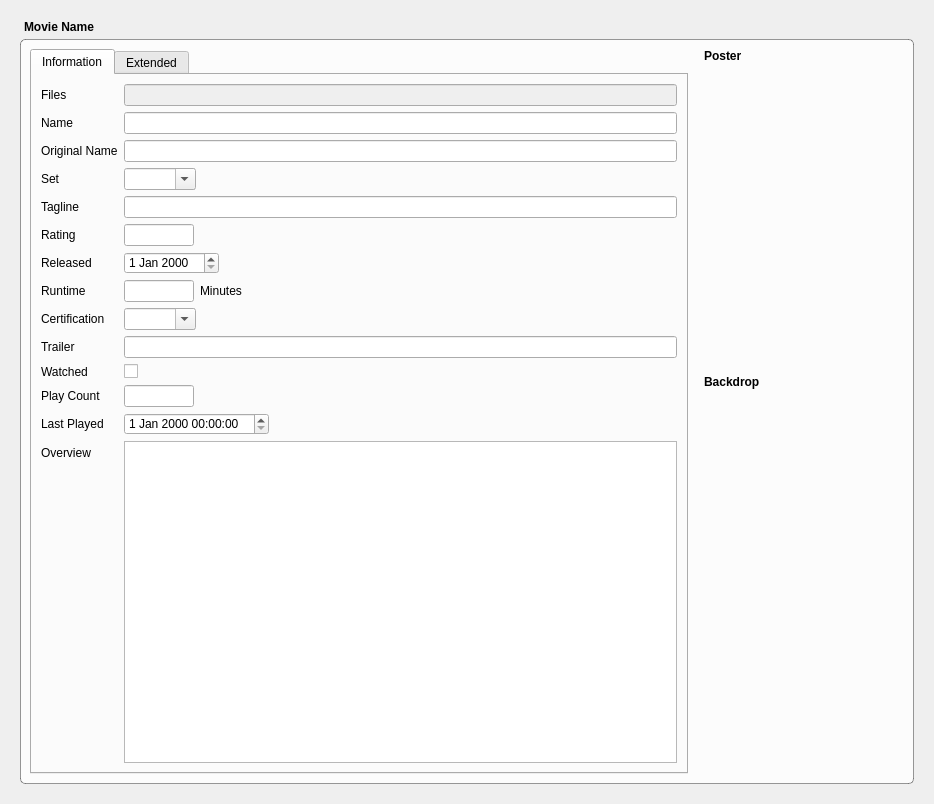
<?xml version="1.0" encoding="UTF-8"?>
<ui version="4.0">
 <class>MovieWidget</class>
 <widget class="QWidget" name="MovieWidget">
  <property name="geometry">
   <rect>
    <x>0</x>
    <y>0</y>
    <width>934</width>
    <height>804</height>
   </rect>
  </property>
  <property name="windowTitle">
   <string>Form</string>
  </property>
  <layout class="QVBoxLayout" name="verticalLayout" stretch="0,1">
   <property name="spacing">
    <number>5</number>
   </property>
   <property name="margin">
    <number>20</number>
   </property>
   <item>
    <widget class="QLabel" name="movieName">
     <property name="font">
      <font>
       <weight>75</weight>
       <bold>true</bold>
      </font>
     </property>
     <property name="text">
      <string>Movie Name</string>
     </property>
     <property name="indent">
      <number>4</number>
     </property>
    </widget>
   </item>
   <item>
    <layout class="QVBoxLayout" name="verticalLayout_5">
     <property name="topMargin">
      <number>0</number>
     </property>
     <item>
      <widget class="MyGroupBox" name="groupBox_3">
       <property name="styleSheet">
        <string notr="true">QGroupBox {
	border: 1px solid rgba(0, 0, 0, 100);
	border-radius: 5px;
	background-color: rgba(255, 255, 255, 200);
}</string>
       </property>
       <property name="title">
        <string/>
       </property>
       <layout class="QHBoxLayout" name="horizontalLayout_2">
        <item>
         <widget class="QTabWidget" name="tabWidget">
          <property name="currentIndex">
           <number>0</number>
          </property>
          <widget class="QWidget" name="tab">
           <attribute name="title">
            <string>Information</string>
           </attribute>
           <layout class="QVBoxLayout" name="verticalLayout_6">
            <item>
             <layout class="QFormLayout" name="formLayout">
              <property name="fieldGrowthPolicy">
               <enum>QFormLayout::ExpandingFieldsGrow</enum>
              </property>
              <property name="rowWrapPolicy">
               <enum>QFormLayout::WrapLongRows</enum>
              </property>
              <item row="0" column="0">
               <widget class="QLabel" name="label">
                <property name="text">
                 <string>Files</string>
                </property>
               </widget>
              </item>
              <item row="0" column="1">
               <widget class="QLineEdit" name="files">
                <property name="enabled">
                 <bool>false</bool>
                </property>
               </widget>
              </item>
              <item row="2" column="0">
               <widget class="QLabel" name="label_2">
                <property name="text">
                 <string>Name</string>
                </property>
               </widget>
              </item>
              <item row="2" column="1">
               <widget class="QLineEdit" name="name"/>
              </item>
              <item row="3" column="0">
               <widget class="QLabel" name="label_3">
                <property name="text">
                 <string>Original Name</string>
                </property>
               </widget>
              </item>
              <item row="3" column="1">
               <widget class="QLineEdit" name="originalName"/>
              </item>
              <item row="4" column="0">
               <widget class="QLabel" name="label_12">
                <property name="text">
                 <string>Set</string>
                </property>
               </widget>
              </item>
              <item row="4" column="1">
               <widget class="QComboBox" name="set">
                <property name="editable">
                 <bool>true</bool>
                </property>
                <property name="sizeAdjustPolicy">
                 <enum>QComboBox::AdjustToContents</enum>
                </property>
               </widget>
              </item>
              <item row="5" column="0">
               <widget class="QLabel" name="label_6">
                <property name="text">
                 <string>Tagline</string>
                </property>
               </widget>
              </item>
              <item row="5" column="1">
               <widget class="QLineEdit" name="tagline"/>
              </item>
              <item row="6" column="0">
               <widget class="QLabel" name="label_4">
                <property name="text">
                 <string>Rating</string>
                </property>
               </widget>
              </item>
              <item row="6" column="1">
               <widget class="QLineEdit" name="rating">
                <property name="maximumSize">
                 <size>
                  <width>70</width>
                  <height>16777215</height>
                 </size>
                </property>
               </widget>
              </item>
              <item row="7" column="0">
               <widget class="QLabel" name="label_5">
                <property name="text">
                 <string>Released</string>
                </property>
               </widget>
              </item>
              <item row="7" column="1">
               <widget class="QDateEdit" name="released"/>
              </item>
              <item row="10" column="0">
               <widget class="QLabel" name="label_8">
                <property name="text">
                 <string>Certification</string>
                </property>
               </widget>
              </item>
              <item row="10" column="1">
               <widget class="QComboBox" name="certification">
                <property name="editable">
                 <bool>true</bool>
                </property>
                <property name="sizeAdjustPolicy">
                 <enum>QComboBox::AdjustToContents</enum>
                </property>
               </widget>
              </item>
              <item row="11" column="0">
               <widget class="QLabel" name="label_9">
                <property name="text">
                 <string>Trailer</string>
                </property>
               </widget>
              </item>
              <item row="11" column="1">
               <widget class="QLineEdit" name="trailer"/>
              </item>
              <item row="13" column="0">
               <widget class="QLabel" name="label_10">
                <property name="text">
                 <string>Play Count</string>
                </property>
               </widget>
              </item>
              <item row="13" column="1">
               <widget class="QLineEdit" name="playcount">
                <property name="maximumSize">
                 <size>
                  <width>70</width>
                  <height>16777215</height>
                 </size>
                </property>
               </widget>
              </item>
              <item row="14" column="0">
               <widget class="QLabel" name="label_11">
                <property name="text">
                 <string>Last Played</string>
                </property>
               </widget>
              </item>
              <item row="14" column="1">
               <widget class="QDateTimeEdit" name="lastPlayed"/>
              </item>
              <item row="15" column="0">
               <widget class="QLabel" name="label_15">
                <property name="text">
                 <string>Overview</string>
                </property>
               </widget>
              </item>
              <item row="15" column="1">
               <widget class="QTextEdit" name="overview"/>
              </item>
              <item row="12" column="0">
               <widget class="QLabel" name="label_20">
                <property name="text">
                 <string>Watched</string>
                </property>
               </widget>
              </item>
              <item row="12" column="1">
               <widget class="QCheckBox" name="watched">
                <property name="text">
                 <string/>
                </property>
               </widget>
              </item>
              <item row="8" column="1">
               <layout class="QHBoxLayout" name="horizontalLayout" stretch="0,1">
                <item>
                 <widget class="QLineEdit" name="runtime">
                  <property name="maximumSize">
                   <size>
                    <width>70</width>
                    <height>16777215</height>
                   </size>
                  </property>
                 </widget>
                </item>
                <item>
                 <widget class="QLabel" name="label_21">
                  <property name="text">
                   <string>Minutes</string>
                  </property>
                 </widget>
                </item>
               </layout>
              </item>
              <item row="8" column="0">
               <widget class="QLabel" name="label_7">
                <property name="text">
                 <string>Runtime</string>
                </property>
               </widget>
              </item>
             </layout>
            </item>
           </layout>
          </widget>
          <widget class="QWidget" name="tab_2">
           <attribute name="title">
            <string>Extended</string>
           </attribute>
           <layout class="QVBoxLayout" name="verticalLayout_3">
            <item>
             <layout class="QFormLayout" name="formLayout_2">
              <property name="fieldGrowthPolicy">
               <enum>QFormLayout::ExpandingFieldsGrow</enum>
              </property>
              <property name="rowWrapPolicy">
               <enum>QFormLayout::WrapLongRows</enum>
              </property>
              <item row="3" column="1">
               <layout class="QHBoxLayout" name="horizontalLayout_4" stretch="1,0,0">
                <item>
                 <widget class="QTableWidget" name="genres">
                  <property name="maximumSize">
                   <size>
                    <width>300</width>
                    <height>100</height>
                   </size>
                  </property>
                  <property name="editTriggers">
                   <set>QAbstractItemView::DoubleClicked</set>
                  </property>
                  <property name="showGrid">
                   <bool>false</bool>
                  </property>
                  <attribute name="horizontalHeaderVisible">
                   <bool>false</bool>
                  </attribute>
                  <attribute name="horizontalHeaderStretchLastSection">
                   <bool>true</bool>
                  </attribute>
                  <attribute name="verticalHeaderVisible">
                   <bool>false</bool>
                  </attribute>
                  <column>
                   <property name="text">
                    <string>Genre</string>
                   </property>
                  </column>
                 </widget>
                </item>
                <item>
                 <layout class="QVBoxLayout" name="verticalLayout_2">
                  <item>
                   <widget class="QPushButton" name="buttonAddGenre">
                    <property name="toolTip">
                     <string>Add Genre</string>
                    </property>
                    <property name="text">
                     <string/>
                    </property>
                    <property name="icon">
                     <iconset resource="XBMM.qrc">
                      <normaloff>:/img/plus.png</normaloff>:/img/plus.png</iconset>
                    </property>
                   </widget>
                  </item>
                  <item>
                   <widget class="QPushButton" name="buttonRemoveGenre">
                    <property name="toolTip">
                     <string>Remove Genre</string>
                    </property>
                    <property name="text">
                     <string/>
                    </property>
                    <property name="icon">
                     <iconset resource="XBMM.qrc">
                      <normaloff>:/img/minus.png</normaloff>:/img/minus.png</iconset>
                    </property>
                   </widget>
                  </item>
                  <item>
                   <spacer name="verticalSpacer_2">
                    <property name="orientation">
                     <enum>Qt::Vertical</enum>
                    </property>
                    <property name="sizeHint" stdset="0">
                     <size>
                      <width>20</width>
                      <height>40</height>
                     </size>
                    </property>
                   </spacer>
                  </item>
                 </layout>
                </item>
                <item>
                 <spacer name="horizontalSpacer">
                  <property name="orientation">
                   <enum>Qt::Horizontal</enum>
                  </property>
                  <property name="sizeHint" stdset="0">
                   <size>
                    <width>40</width>
                    <height>20</height>
                   </size>
                  </property>
                 </spacer>
                </item>
               </layout>
              </item>
              <item row="3" column="0">
               <widget class="QLabel" name="label_17">
                <property name="text">
                 <string>Genres</string>
                </property>
               </widget>
              </item>
              <item row="4" column="1">
               <layout class="QHBoxLayout" name="horizontalLayout_5" stretch="1,0,0">
                <item>
                 <widget class="QTableWidget" name="studios">
                  <property name="maximumSize">
                   <size>
                    <width>300</width>
                    <height>100</height>
                   </size>
                  </property>
                  <property name="editTriggers">
                   <set>QAbstractItemView::DoubleClicked</set>
                  </property>
                  <property name="showGrid">
                   <bool>false</bool>
                  </property>
                  <attribute name="horizontalHeaderVisible">
                   <bool>false</bool>
                  </attribute>
                  <attribute name="horizontalHeaderStretchLastSection">
                   <bool>true</bool>
                  </attribute>
                  <attribute name="verticalHeaderVisible">
                   <bool>false</bool>
                  </attribute>
                  <column>
                   <property name="text">
                    <string>Studio</string>
                   </property>
                  </column>
                 </widget>
                </item>
                <item>
                 <layout class="QVBoxLayout" name="verticalLayout_7">
                  <item>
                   <widget class="QPushButton" name="buttonAddStudio">
                    <property name="toolTip">
                     <string>Add Studio</string>
                    </property>
                    <property name="text">
                     <string/>
                    </property>
                    <property name="icon">
                     <iconset resource="XBMM.qrc">
                      <normaloff>:/img/plus.png</normaloff>:/img/plus.png</iconset>
                    </property>
                   </widget>
                  </item>
                  <item>
                   <widget class="QPushButton" name="buttonRemoveStudio">
                    <property name="toolTip">
                     <string>Remove Studio</string>
                    </property>
                    <property name="text">
                     <string/>
                    </property>
                    <property name="icon">
                     <iconset resource="XBMM.qrc">
                      <normaloff>:/img/minus.png</normaloff>:/img/minus.png</iconset>
                    </property>
                   </widget>
                  </item>
                  <item>
                   <spacer name="verticalSpacer_3">
                    <property name="orientation">
                     <enum>Qt::Vertical</enum>
                    </property>
                    <property name="sizeHint" stdset="0">
                     <size>
                      <width>20</width>
                      <height>40</height>
                     </size>
                    </property>
                   </spacer>
                  </item>
                 </layout>
                </item>
                <item>
                 <spacer name="horizontalSpacer_2">
                  <property name="orientation">
                   <enum>Qt::Horizontal</enum>
                  </property>
                  <property name="sizeHint" stdset="0">
                   <size>
                    <width>40</width>
                    <height>20</height>
                   </size>
                  </property>
                 </spacer>
                </item>
               </layout>
              </item>
              <item row="4" column="0">
               <widget class="QLabel" name="label_18">
                <property name="text">
                 <string>Studios</string>
                </property>
               </widget>
              </item>
              <item row="6" column="1">
               <layout class="QHBoxLayout" name="horizontalLayout_6" stretch="1,0,0">
                <item>
                 <widget class="QTableWidget" name="countries">
                  <property name="maximumSize">
                   <size>
                    <width>300</width>
                    <height>100</height>
                   </size>
                  </property>
                  <property name="editTriggers">
                   <set>QAbstractItemView::DoubleClicked</set>
                  </property>
                  <property name="showGrid">
                   <bool>false</bool>
                  </property>
                  <attribute name="horizontalHeaderVisible">
                   <bool>false</bool>
                  </attribute>
                  <attribute name="horizontalHeaderStretchLastSection">
                   <bool>true</bool>
                  </attribute>
                  <attribute name="verticalHeaderVisible">
                   <bool>false</bool>
                  </attribute>
                  <column>
                   <property name="text">
                    <string>Country</string>
                   </property>
                  </column>
                 </widget>
                </item>
                <item>
                 <layout class="QVBoxLayout" name="verticalLayout_8">
                  <item>
                   <widget class="QPushButton" name="buttonAddCountry">
                    <property name="toolTip">
                     <string>Add Country</string>
                    </property>
                    <property name="text">
                     <string/>
                    </property>
                    <property name="icon">
                     <iconset resource="XBMM.qrc">
                      <normaloff>:/img/plus.png</normaloff>:/img/plus.png</iconset>
                    </property>
                   </widget>
                  </item>
                  <item>
                   <widget class="QPushButton" name="buttonRemoveCountry">
                    <property name="toolTip">
                     <string>Remove Country</string>
                    </property>
                    <property name="text">
                     <string/>
                    </property>
                    <property name="icon">
                     <iconset resource="XBMM.qrc">
                      <normaloff>:/img/minus.png</normaloff>:/img/minus.png</iconset>
                    </property>
                   </widget>
                  </item>
                  <item>
                   <spacer name="verticalSpacer_4">
                    <property name="orientation">
                     <enum>Qt::Vertical</enum>
                    </property>
                    <property name="sizeHint" stdset="0">
                     <size>
                      <width>20</width>
                      <height>40</height>
                     </size>
                    </property>
                   </spacer>
                  </item>
                 </layout>
                </item>
                <item>
                 <spacer name="horizontalSpacer_3">
                  <property name="orientation">
                   <enum>Qt::Horizontal</enum>
                  </property>
                  <property name="sizeHint" stdset="0">
                   <size>
                    <width>40</width>
                    <height>20</height>
                   </size>
                  </property>
                 </spacer>
                </item>
               </layout>
              </item>
              <item row="6" column="0">
               <widget class="QLabel" name="label_19">
                <property name="text">
                 <string>Countries</string>
                </property>
               </widget>
              </item>
              <item row="2" column="1">
               <layout class="QHBoxLayout" name="horizontalLayout_3">
                <item>
                 <widget class="QTableWidget" name="actors">
                  <property name="editTriggers">
                   <set>QAbstractItemView::DoubleClicked</set>
                  </property>
                  <property name="showGrid">
                   <bool>false</bool>
                  </property>
                  <attribute name="verticalHeaderVisible">
                   <bool>false</bool>
                  </attribute>
                  <column>
                   <property name="text">
                    <string>Actor</string>
                   </property>
                  </column>
                  <column>
                   <property name="text">
                    <string>Role</string>
                   </property>
                  </column>
                 </widget>
                </item>
                <item>
                 <layout class="QVBoxLayout" name="verticalLayout_9">
                  <item>
                   <widget class="QPushButton" name="buttonAddActor">
                    <property name="toolTip">
                     <string>Add Actor</string>
                    </property>
                    <property name="text">
                     <string/>
                    </property>
                    <property name="icon">
                     <iconset resource="XBMM.qrc">
                      <normaloff>:/img/plus.png</normaloff>:/img/plus.png</iconset>
                    </property>
                   </widget>
                  </item>
                  <item>
                   <widget class="QPushButton" name="buttonRemoveActor">
                    <property name="toolTip">
                     <string>Remove Actor</string>
                    </property>
                    <property name="text">
                     <string/>
                    </property>
                    <property name="icon">
                     <iconset resource="XBMM.qrc">
                      <normaloff>:/img/minus.png</normaloff>:/img/minus.png</iconset>
                    </property>
                   </widget>
                  </item>
                  <item>
                   <spacer name="verticalSpacer_5">
                    <property name="orientation">
                     <enum>Qt::Vertical</enum>
                    </property>
                    <property name="sizeHint" stdset="0">
                     <size>
                      <width>20</width>
                      <height>40</height>
                     </size>
                    </property>
                   </spacer>
                  </item>
                 </layout>
                </item>
               </layout>
              </item>
              <item row="2" column="0">
               <widget class="QLabel" name="label_16">
                <property name="text">
                 <string>Actors</string>
                </property>
               </widget>
              </item>
             </layout>
            </item>
           </layout>
          </widget>
         </widget>
        </item>
        <item>
         <layout class="QVBoxLayout" name="verticalLayout_4">
          <property name="leftMargin">
           <number>10</number>
          </property>
          <property name="topMargin">
           <number>0</number>
          </property>
          <item>
           <widget class="QLabel" name="label_13">
            <property name="font">
             <font>
              <weight>75</weight>
              <bold>true</bold>
             </font>
            </property>
            <property name="text">
             <string>Poster</string>
            </property>
           </widget>
          </item>
          <item>
           <widget class="MyLabel" name="poster">
            <property name="minimumSize">
             <size>
              <width>200</width>
              <height>300</height>
             </size>
            </property>
            <property name="maximumSize">
             <size>
              <width>200</width>
              <height>300</height>
             </size>
            </property>
            <property name="cursor">
             <cursorShape>PointingHandCursor</cursorShape>
            </property>
            <property name="toolTip">
             <string>Click to Change</string>
            </property>
            <property name="text">
             <string/>
            </property>
            <property name="pixmap">
             <pixmap resource="XBMM.qrc">:/img/film_reel.png</pixmap>
            </property>
            <property name="alignment">
             <set>Qt::AlignCenter</set>
            </property>
           </widget>
          </item>
          <item>
           <widget class="QLabel" name="label_14">
            <property name="font">
             <font>
              <weight>75</weight>
              <bold>true</bold>
             </font>
            </property>
            <property name="text">
             <string>Backdrop</string>
            </property>
           </widget>
          </item>
          <item>
           <widget class="MyLabel" name="backdrop">
            <property name="minimumSize">
             <size>
              <width>200</width>
              <height>112</height>
             </size>
            </property>
            <property name="maximumSize">
             <size>
              <width>200</width>
              <height>112</height>
             </size>
            </property>
            <property name="cursor">
             <cursorShape>PointingHandCursor</cursorShape>
            </property>
            <property name="toolTip">
             <string>Click to Change</string>
            </property>
            <property name="text">
             <string/>
            </property>
            <property name="pixmap">
             <pixmap resource="XBMM.qrc">:/img/pictures_alt.png</pixmap>
            </property>
            <property name="alignment">
             <set>Qt::AlignCenter</set>
            </property>
           </widget>
          </item>
          <item>
           <spacer name="verticalSpacer">
            <property name="orientation">
             <enum>Qt::Vertical</enum>
            </property>
            <property name="sizeHint" stdset="0">
             <size>
              <width>20</width>
              <height>40</height>
             </size>
            </property>
           </spacer>
          </item>
         </layout>
        </item>
       </layout>
      </widget>
     </item>
    </layout>
   </item>
  </layout>
 </widget>
 <customwidgets>
  <customwidget>
   <class>MyLabel</class>
   <extends>QLabel</extends>
   <header>MyLabel.h</header>
  </customwidget>
  <customwidget>
   <class>MyGroupBox</class>
   <extends>QGroupBox</extends>
   <header>MyGroupBox.h</header>
   <container>1</container>
  </customwidget>
 </customwidgets>
 <resources>
  <include location="XBMM.qrc"/>
 </resources>
 <connections/>
</ui>
